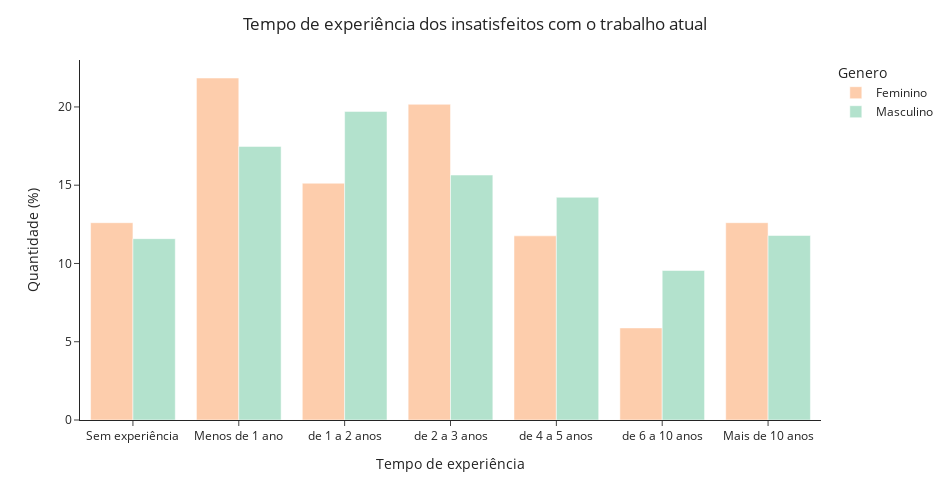

The notebook cell saved with this chart:
### Markdown cell above
### Insatisfação x tempo de trabalho

Valores proporcionais para cada faixa de tempo de trabalho, calculados utilizando as informações relativas a participantes insatisfeitos.

### Code cell
# Visualização utilizando o Plotly

insatisfeitos = df.loc[df['Você está satisfeito na sua empresa atual?']==0, 
                       ['Genero', 'Quanto tempo de experiência na área de dados você tem?']]
df_percent = insatisfeitos.groupby('Genero')[
                'Quanto tempo de experiência na área de dados você tem?'
                ].value_counts().unstack().apply(lambda x: (x/x.sum())*100, axis=1).reset_index()

df_percent = df_percent.melt(id_vars='Genero', 
                var_name='Expêriencia', 
                value_name='Value').replace(
                    'Não tenho experiência na área de dados', 
                    'Sem experiência'
                    )
                
fig = px.bar(df_percent,
                barmode='group', 
                x = 'Expêriencia',
                y = 'Value',
                color='Genero',
                template='simple_white',
                category_orders={
                                    'Expêriencia': [
                                        'Sem experiência',
                                        'Menos de 1 ano',
                                        'de 1 a 2 anos',
                                        'de 2 a 3 anos',
                                        'de 4 a 5 anos',
                                        'de 6 a 10 anos',
                                        'Mais de 10 anos',
                                        ]
                                    },
       color_discrete_sequence=[color_pal[1], color_pal[0]],
       labels={'Expêriencia': 'Tempo de experiência', 
               'Value': 'Quantidade (%)'
               },
       )

fig.update_layout(width=950, height=500, 
                  title_text='Tempo de experiência dos insatisfeitos com o trabalho atual',
                  title_x=0.50
                  )

fig.show()

### Figure 1 — Plotly figure (JSON) as saved in the notebook; plotly's stock layout.template omitted (floating-point values rounded to 4 significant figures)
{"data": [{"alignmentgroup": "True", "hovertemplate": "Genero=Feminino<br>Tempo de experiência=%{x}<br>Quantidade (%)=%{y}<extra></extra>", "legendgroup": "Feminino", "marker": {"color": "#fdcdac", "pattern": {"shape": ""}}, "name": "Feminino", "offsetgroup": "Feminino", "orientation": "v", "showlegend": true, "textposition": "auto", "type": "bar", "x": ["Mais de 10 anos", "Menos de 1 ano", "Sem experiência", "de 1 a 2 anos", "de 2 a 3 anos", "de 4 a 5 anos", "de 6 a 10 anos"], "xaxis": "x", "y": [12.61, 21.85, 12.61, 15.13, 20.17, 11.76, 5.882], "yaxis": "y"}, {"alignmentgroup": "True", "hovertemplate": "Genero=Masculino<br>Tempo de experiência=%{x}<br>Quantidade (%)=%{y}<extra></extra>", "legendgroup": "Masculino", "marker": {"color": "#b3e2cd", "pattern": {"shape": ""}}, "name": "Masculino", "offsetgroup": "Masculino", "orientation": "v", "showlegend": true, "textposition": "auto", "type": "bar", "x": ["Mais de 10 anos", "Menos de 1 ano", "Sem experiência", "de 1 a 2 anos", "de 2 a 3 anos", "de 4 a 5 anos", "de 6 a 10 anos"], "xaxis": "x", "y": [11.79, 17.48, 11.59, 19.72, 15.65, 14.23, 9.553], "yaxis": "y"}], "layout": {"barmode": "group", "height": 500, "legend": {"title": {"text": "Genero"}, "tracegroupgap": 0}, "margin": {"t": 60}, "title": {"text": "Tempo de experiência dos insatisfeitos com o trabalho atual", "x": 0.5}, "width": 950, "xaxis": {"anchor": "y", "categoryarray": ["Sem experiência", "Menos de 1 ano", "de 1 a 2 anos", "de 2 a 3 anos", "de 4 a 5 anos", "de 6 a 10 anos", "Mais de 10 anos"], "categoryorder": "array", "domain": [0, 1], "title": {"text": "Tempo de experiência"}}, "yaxis": {"anchor": "x", "domain": [0, 1], "title": {"text": "Quantidade (%)"}}}}
